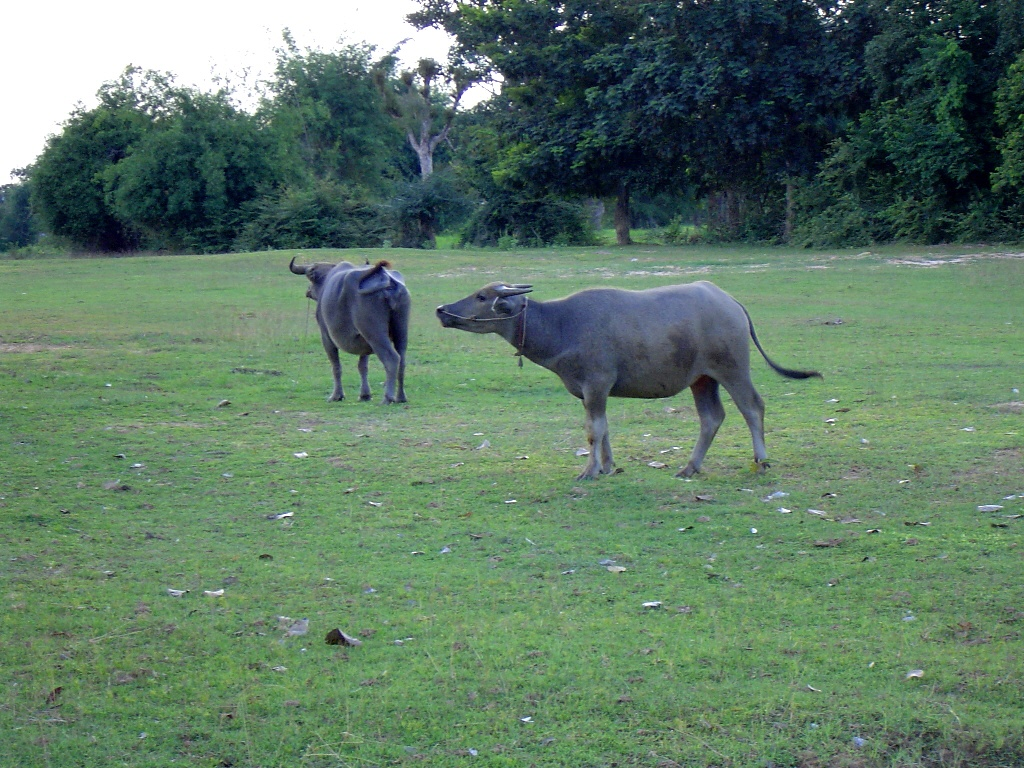
//> input picture OpenCV2_learn/1_ComputerVisionProgrammingGuide_3rd/images/Kwai051a.jpg, 1024 x 768 px
$ ./6-5-1 ../images/Kwai051a.jpg   (built with g++ and OpenCV 4)
//> lines starting //> are read from the running program, lines starting //| are printed output that depends on the picture
#include <iostream>

#include <opencv2/highgui/highgui.hpp>
#include <opencv2/imgproc/imgproc.hpp>


int main(int argc, char* argv[])
{
    if (argc != 2)
    {
        std::cerr << "Parameters Error!" << std::endl;
        return -1;
    }

    // Load Gray Image
    cv::Mat image = cv::imread(argv[1], 0);
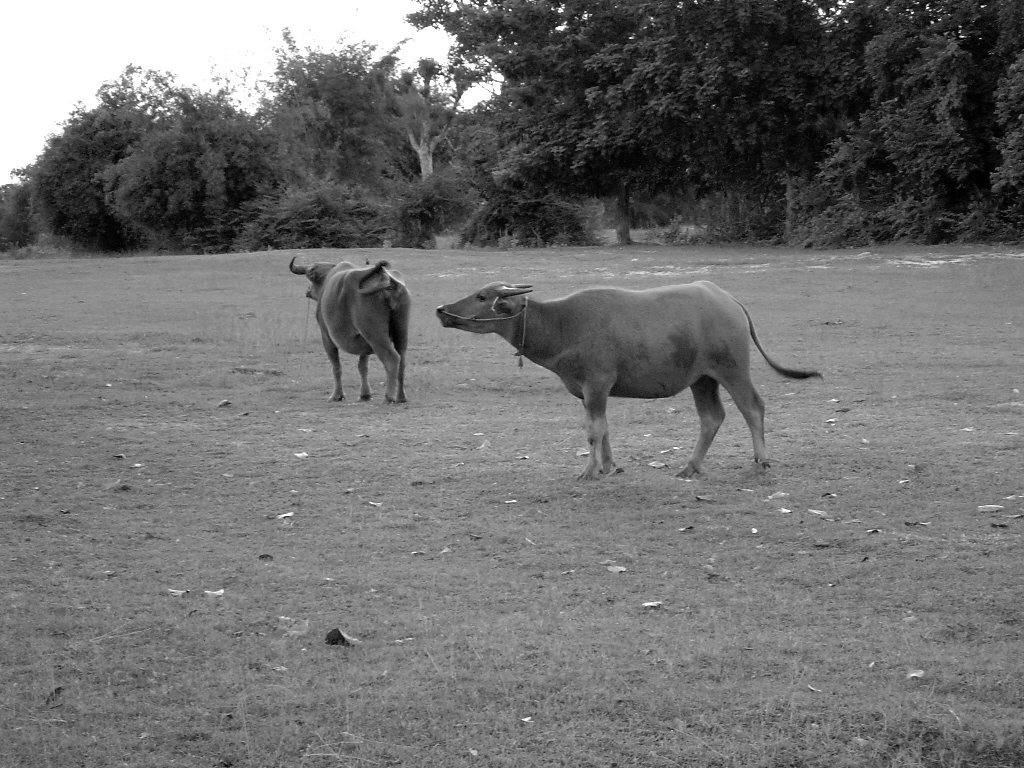
//> image: 768 rows x 1024 cols, CV_8UC1; min 0, max 255, mean 111.8
    if (image.data == nullptr)
    {
        std::cerr << "Load Gray Image Failed!" << std::endl;
        return -1;
    }

    // sobelX
    cv::Mat sobelX;
    cv::Sobel(image, sobelX, CV_8U, 1, 0, 3, 0.4, 128);

    cv::imshow("sobelX", sobelX);

    // sobelY
    cv::Mat sobelY;
    cv::Sobel(image, sobelY, CV_8U, 0, 1, 3, 0.4, 128);

    cv::imshow("sobelY", sobelY);

    // L1
    cv::Mat sobel;
    sobel = cv::abs(sobelX) + cv::abs(sobelY);
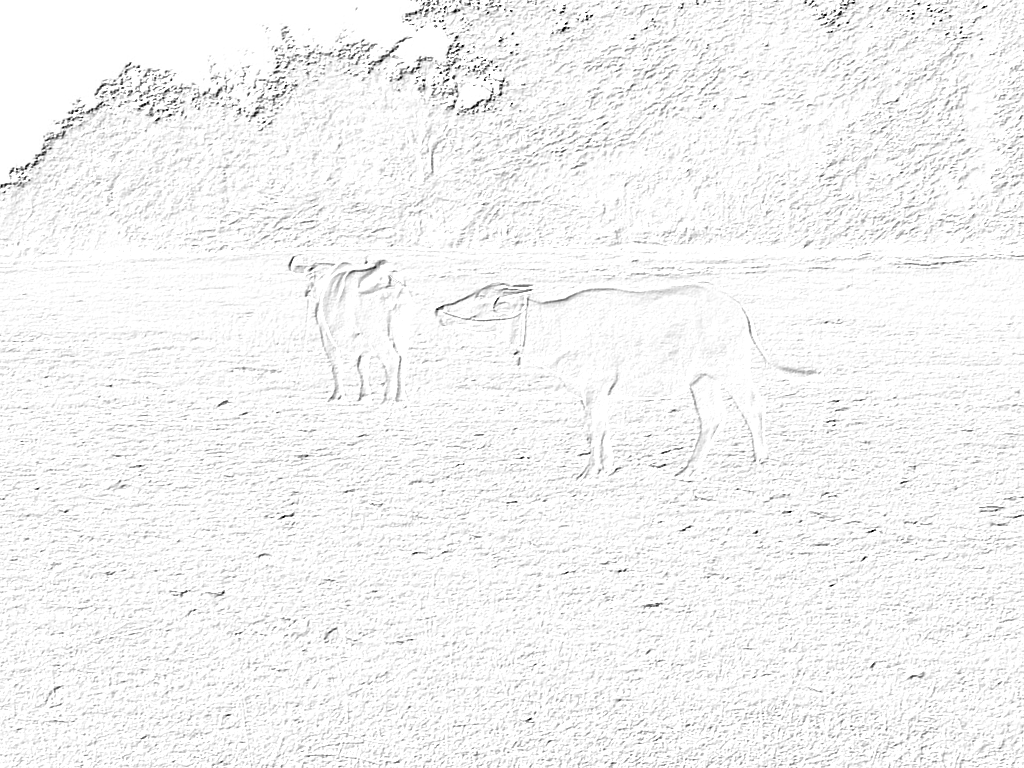
//> sobel: 768 rows x 1024 cols, CV_8UC1; min 0, max 255, mean 244

    imshow("sobel", sobel);

    // MaxValue
    double sobmin, sobmax;
    cv::minMaxLoc(sobel, &sobmin, &sobmax);
//> sobmin = 0; sobmax = 255

    cv::Mat sobelImage;
    sobel.convertTo(sobelImage, CV_8U, -255./sobmax, 255);

    cv::imshow("sobelImage", sobelImage);

    // Threshold
    cv::Mat sobelThresholded;
    int threshold = 80;
    cv::threshold(sobelImage, sobelThresholded, threshold, 255, cv::THRESH_BINARY);
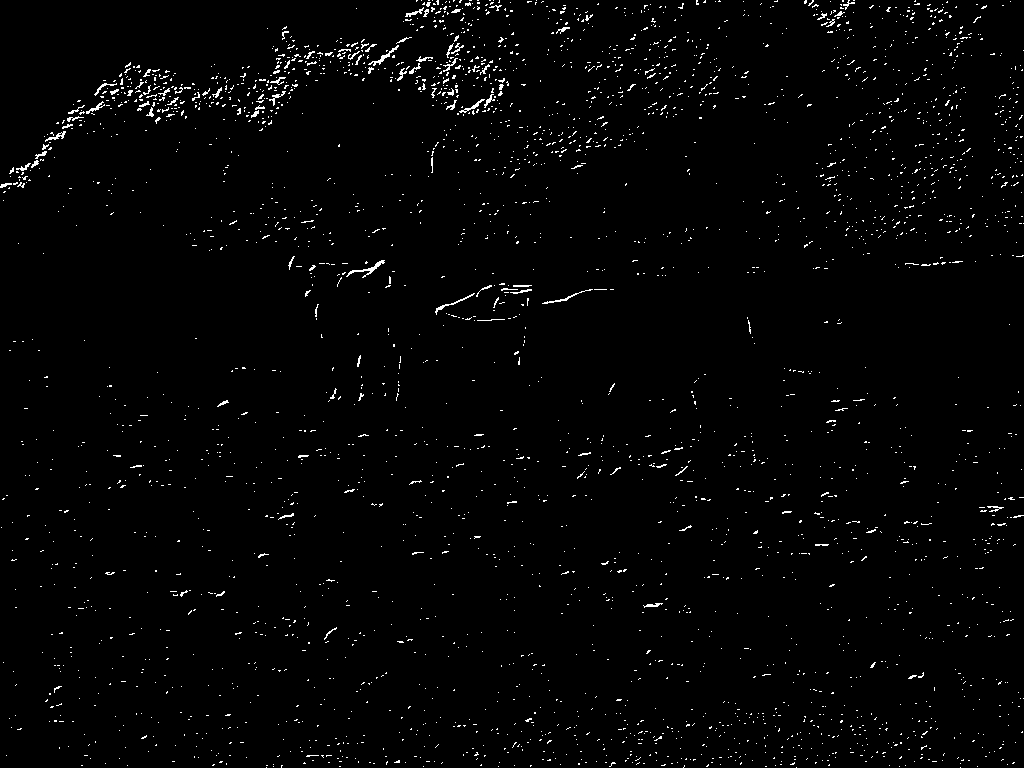
//> sobelThresholded: 768 rows x 1024 cols, CV_8UC1; 1.6% white in thin lines or dots

    cv::imshow("sobelThresholded", sobelThresholded);

    // L2 & Angle
    cv::Mat sobelX2, sobelY2;
    cv::Sobel(image, sobelX2, CV_32F, 1, 0);
    cv::Sobel(image, sobelY2, CV_32F, 0, 1);
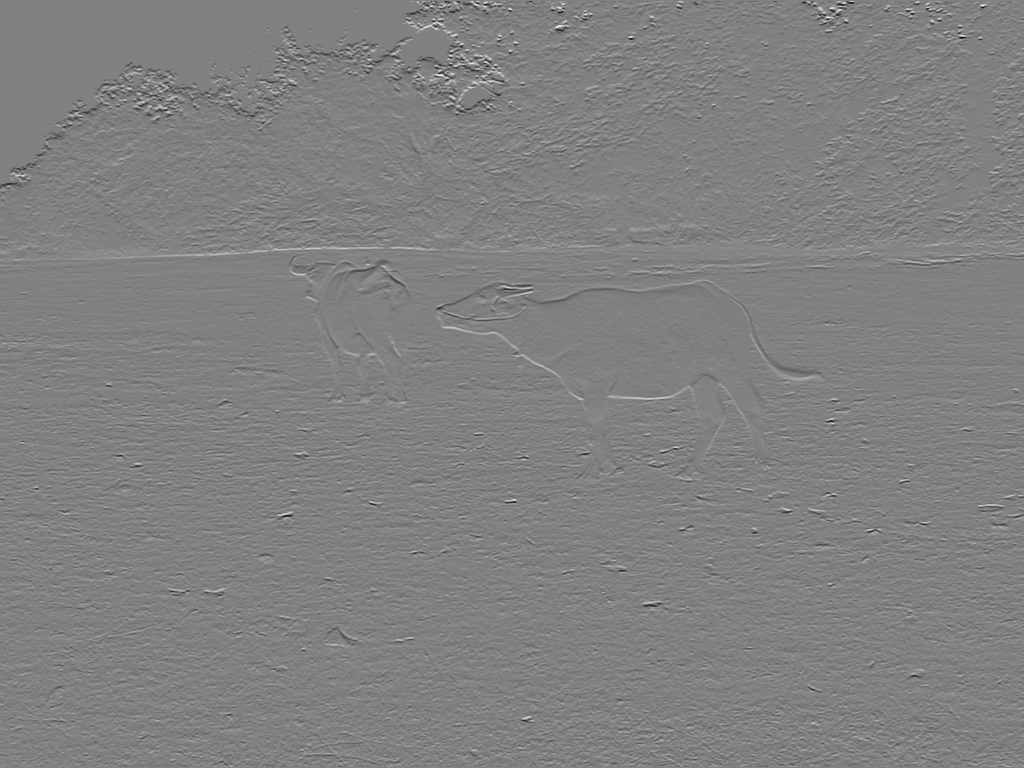
//> sobelY2: 768 rows x 1024 cols, CV_32FC1; min -977, max 953, mean -0.5; drawn with min black and max white

    cv::Mat norm, dir;
    cv::cartToPolar(sobelX2, sobelY2, norm, dir);
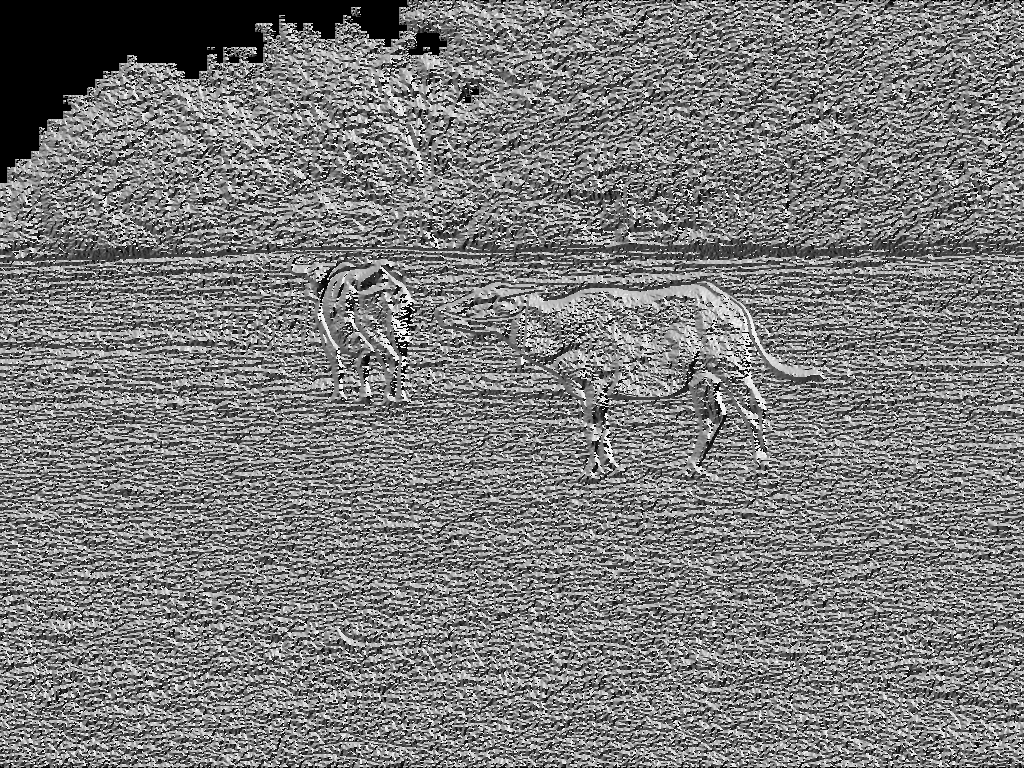
//> dir: 768 rows x 1024 cols, CV_32FC1; min 0, max 6.28, mean 3.03; drawn with min black and max white

    cv::imshow("norm", norm);

    std::cout << dir.size() << std::endl;
//| [1024 x 768]


    cv::waitKey(0);
    cv::destroyAllWindows();


    return 0;
}

$ run again, on OpenCV2_learn/1_ComputerVisionProgrammingGuide_3rd/images/1.png
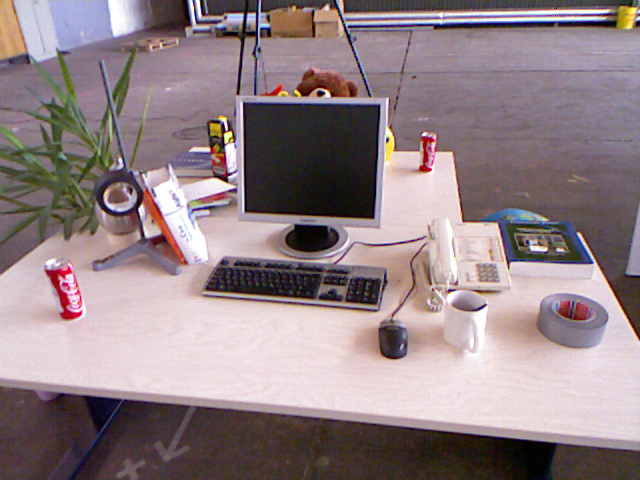
//> input picture OpenCV2_learn/1_ComputerVisionProgrammingGuide_3rd/images/1.png, 640 x 480 px
//> sobmin = 0; sobmax = 255
//> `cv::threshold(sobelImage, sobelThresholded, threshold, 255, cv::THRESH..`:
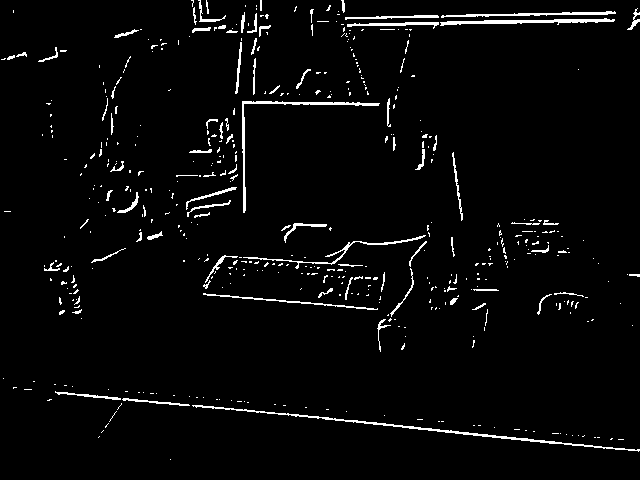
//> sobelThresholded: 480 rows x 640 cols, CV_8UC1; 3.2% white in thin lines or dots
//> `cv::cartToPolar(sobelX2, sobelY2, norm, dir);`:
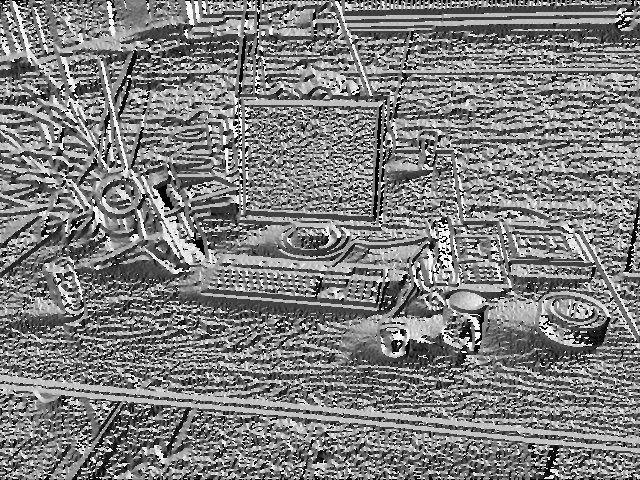
//> dir: 480 rows x 640 cols, CV_32FC1; min 0, max 6.28, mean 3.12; drawn with min black and max white
//| [640 x 480]

$ run again, on OpenCV2_learn/1_ComputerVisionProgrammingGuide_3rd/images/2.png
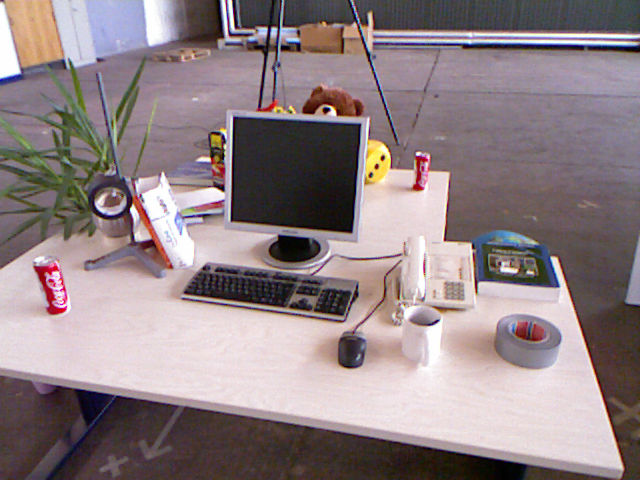
//> input picture OpenCV2_learn/1_ComputerVisionProgrammingGuide_3rd/images/2.png, 640 x 480 px
//> sobmin = 0; sobmax = 255
//> `cv::threshold(sobelImage, sobelThresholded, threshold, 255, cv::THRESH..`:
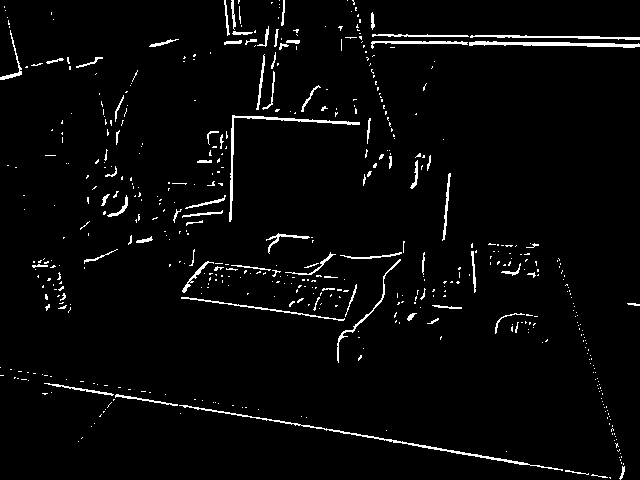
//> sobelThresholded: 480 rows x 640 cols, CV_8UC1; 3.1% white in thin lines or dots
//> `cv::cartToPolar(sobelX2, sobelY2, norm, dir);`:
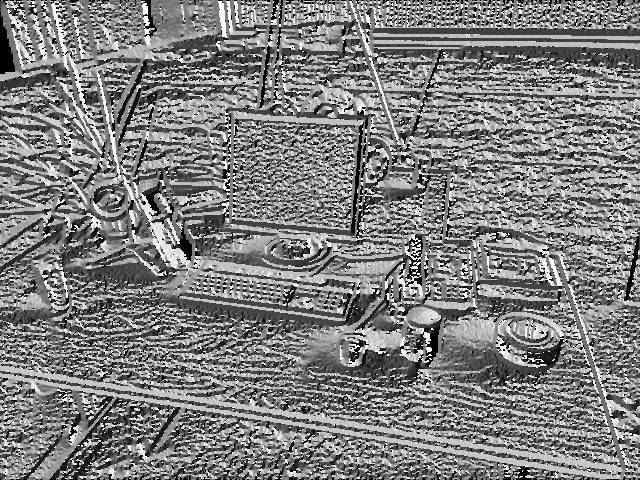
//> dir: 480 rows x 640 cols, CV_32FC1; min 0, max 6.28, mean 3.13; drawn with min black and max white
//| [640 x 480]

$ run again, on OpenCV2_learn/1_ComputerVisionProgrammingGuide_3rd/images/World_Mission_Society_Church_of_God_DC.jpeg
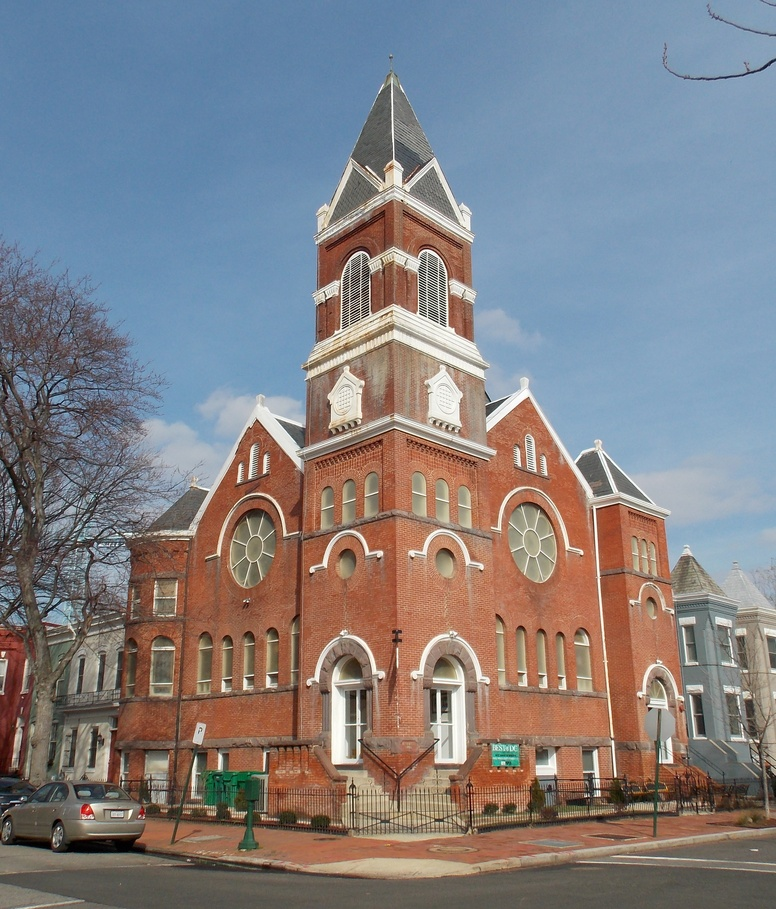
//> input picture OpenCV2_learn/1_ComputerVisionProgrammingGuide_3rd/images/World_Mission_Society_Church_of_God_DC.jpeg, 776 x 909 px, shrunk from 2828 x 3312 before the run
//> sobmin = 0; sobmax = 255
//> `cv::threshold(sobelImage, sobelThresholded, threshold, 255, cv::THRESH..`:
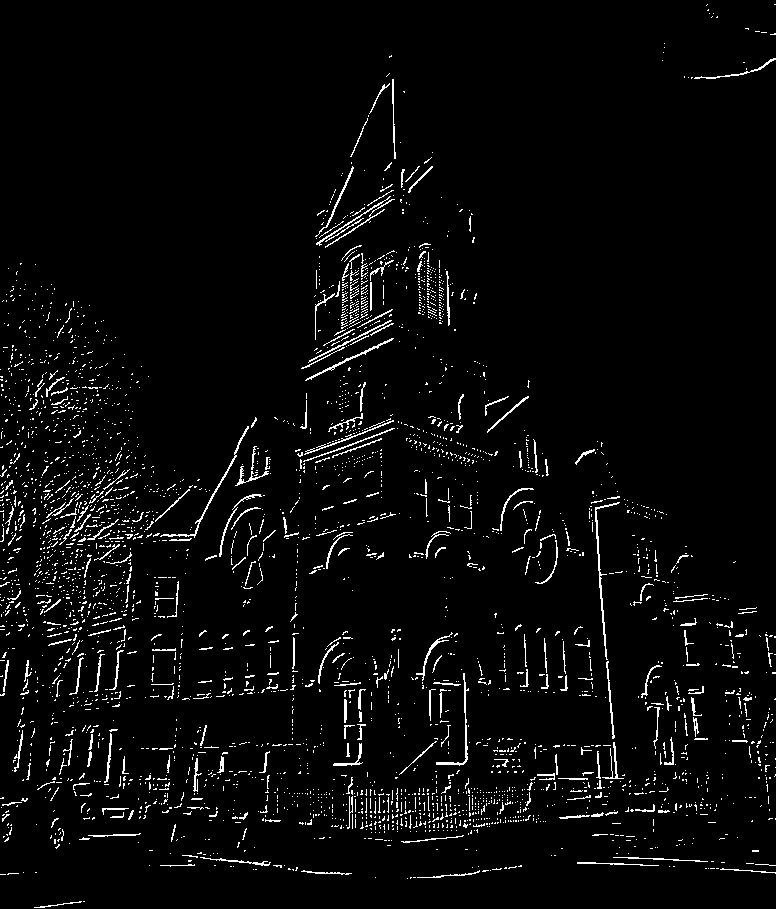
//> sobelThresholded: 909 rows x 776 cols, CV_8UC1; 3.7% white in thin lines or dots
//> `cv::cartToPolar(sobelX2, sobelY2, norm, dir);`:
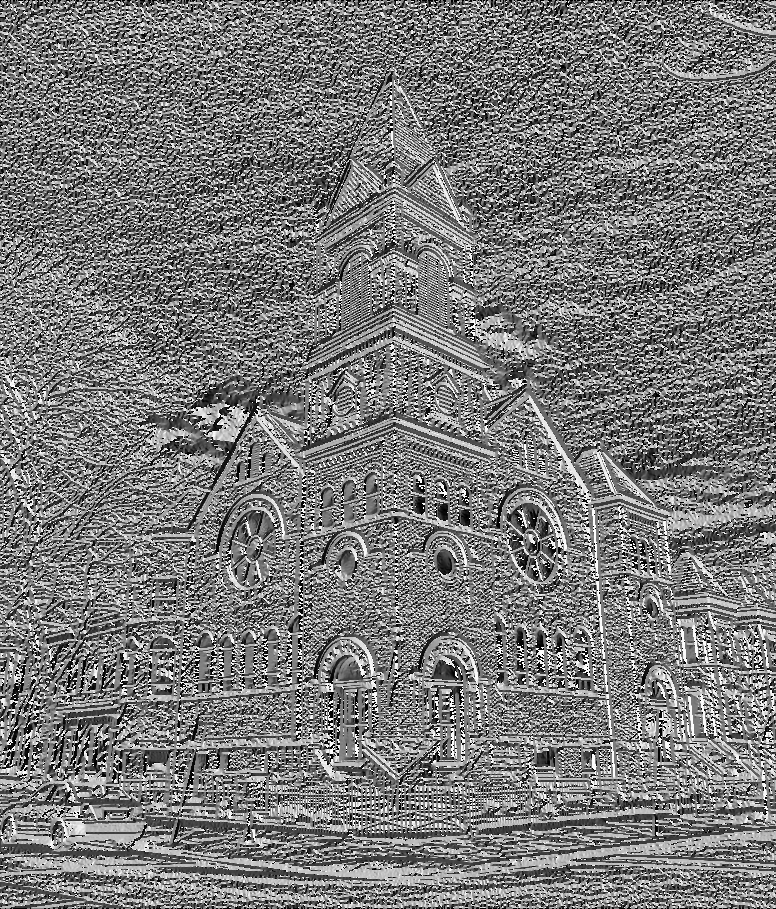
//> dir: 909 rows x 776 cols, CV_32FC1; min 0, max 6.28, mean 3; drawn with min black and max white
//| [776 x 909]
